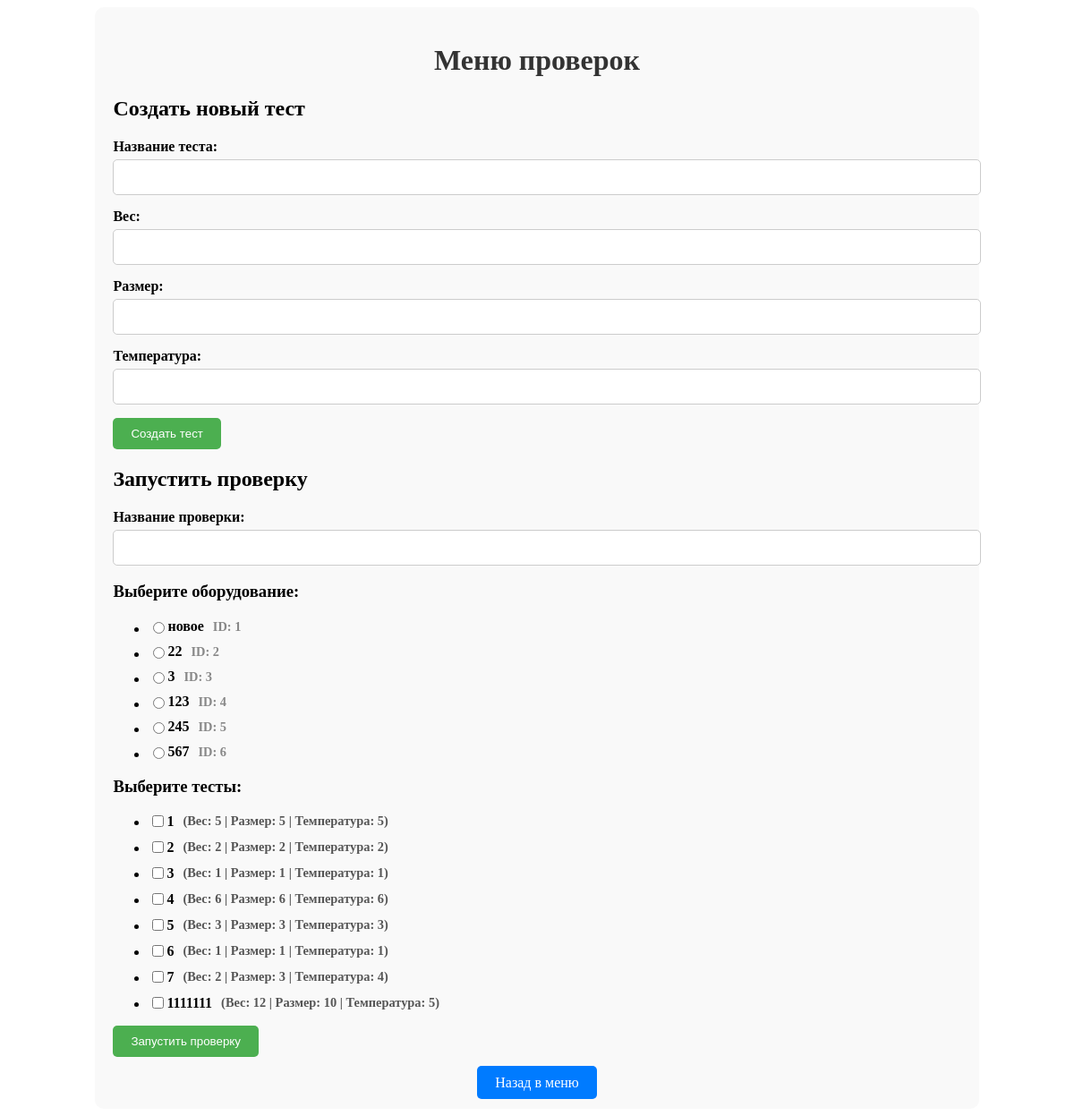
The app's page /check_menu/28 (signed in) with its own data.
### tables this page shows
CREATE TABLE equipment (
        id INTEGER PRIMARY KEY AUTOINCREMENT,
        name TEXT,
        weight INTEGER,
        size INTEGER,
        temperature INTEGER,
        condition BOOLEAN
    );

CREATE TABLE tests (
        id INTEGER PRIMARY KEY AUTOINCREMENT,
        name TEXT,
        weight INTEGER,
        size INTEGER,
        temperature INTEGER
    );

### app/routes.py (the view, shortened to what this page needs)
@routes.route('/check_menu/<user_id>', methods=['GET', 'POST'])
def check_menu(user_id):
    if 'user_id' not in session or session['user_id'] != int(user_id):
        flash("Пожалуйста, войдите, чтобы получить доступ к проверкам.")
        return redirect(url_for('routes.authenticate'))
    all_tests = Test.load_all()
    all_equipment = Equipment.load_all()
    results = []
    check_controller = CheckController(user_id=user_id)
    return render_template(
        'check_menu.html',
        user_id=user_id,
        tests=all_tests,
        equipment=all_equipment,
        results=results
    )

### app/models/equipment.py (called while the page is built)
    @classmethod
    def load_all(cls):
        conn = sqlite3.connect(DATABASE_PATH)
        cursor = conn.cursor()
        cursor.execute("""
            SELECT id, name, weight, size, temperature, condition
            FROM equipment
        """)
        results = cursor.fetchall()
        conn.close()
        equipment_list = []
        for result in results:
            id, name, weight, size, temperature, condition = result
            equipment = cls(name, weight, size, temperature, bool(condition), id=id)
            equipment_list.append(equipment)
        return equipment_list

### app/models/test.py (called while the page is built)
    @staticmethod
    def load_all():
        conn = sqlite3.connect("db.sqlite3")
        cursor = conn.cursor()
        cursor.execute("SELECT id, name, weight, size, temperature FROM tests")
        rows = cursor.fetchall()
        conn.close()
        return [Test(id=row[0], name=row[1], weight=row[2], size=row[3], temperature=row[4]) for row in rows]

### app/models/user.py (called while the page is built)
    @staticmethod
    def get_by_id(user_id):
        with connect_db() as conn:
            cursor = conn.cursor()
            cursor.execute('''
                SELECT id, username, role, login, password, birthdate, avatar
                FROM users WHERE id = ?
            ''', (user_id,))
            user_data = cursor.fetchone()
            if user_data:
                return User(
                    id=user_data[0],
                    username=user_data[1],
                    role=user_data[2],
                    login=user_data[3],
                    password=user_data[4],
                    birthdate=user_data[5],
                    avatar=user_data[6]
                )
            return None

### utils/database.py (called while the page is built)
def connect_db():
    return sqlite3.connect(DATABASE_PATH)

### app/templates/check_menu.html (shortened to what this page needs)
<!DOCTYPE html>
<html lang="ru">
<head>
    <link rel="stylesheet" href="{{ url_for('static', filename='check_menu.css') }}">
</head>
<body>
    <div class="container">
        <header class="header">
            <h1>Меню проверок</h1>
        </header>
        <div class="content">
            <section class="create-test-section">
                <h2>Создать новый тест</h2>
                <form method="POST" class="create-test-form">
                    <div class="form-group">
                        <label for="test_name">Название теста:</label>
                        <input type="text" id="test_name" name="test_name" required>
                    </div>
                    <div class="form-group">
                        <label for="weight">Вес:</label>
                        <input type="number" id="weight" name="weight" required>
                    </div>
                    <div class="form-group">
                        <label for="size">Размер:</label>
                        <input type="number" id="size" name="size" required>
                    </div>
                    <div class="form-group">
                        <label for="temperature">Температура:</label>
                        <input type="number" id="temperature" name="temperature" required>
                    </div>
                    <button type="submit" class="submit-btn">Создать тест</button>
                </form>
            </section>
            <section class="run-check-section">
                <h2>Запустить проверку</h2>
                <form method="POST" class="run-check-form">
                    <div class="form-group">
                        <label for="check_name">Название проверки:</label>
                        <input type="text" id="check_name" name="check_name" required>
                    </div>
                    <h3>Выберите оборудование:</h3>
                    <div class="equipment-list">
                        <ul>
                            {% for equipment in equipment %}
                            <li class="equipment-item">
                                <label>
                                    <input type="radio" name="equipment_id" value="{{ equipment.id }}">
                                    <span class="equipment-name">{{ equipment.name }}</span>
                                    <span class="equipment-id">ID: {{ equipment.id }}</span>
                                </label>
                            </li>
                            {% endfor %}
                        </ul>
                    </div>
                    <h3>Выберите тесты:</h3>
                    <div class="test-list">
                        <ul>
                            {% for test in tests %}
                            <li class="test-item">
                                <label>
                                    <input type="checkbox" name="test_ids" value="{{ test.id }}">
                                    <span class="test-name">{{ test.name }}</span>
                                    <span class="test-details">(Вес: {{ test.weight }} | Размер: {{ test.size }} | Температура: {{ test.temperature }})</span>
                                </label>
                            </li>
                            {% endfor %}
                        </ul>
                    </div>
                    <button type="submit" class="submit-btn">Запустить проверку</button>
                </form>
            </section>
        </div>
        <footer class="footer">
            <a href="{{ url_for('routes.main_menu', user_id=user_id) }}" class="back-btn">Назад в меню</a>
        </footer>
    </div>
</body>
</html>

### app/static/check_menu.css (style rules this page uses)
.container { width: 80%; margin: 0 auto; padding: 20px; background-color: #f9f9f9; border-radius: 10px; }
.header { text-align: center; margin-bottom: 20px; }
h1 { font-size: 2rem; color: #333; }
.form-group { margin-bottom: 15px; }
label { display: block; font-weight: bold; margin-bottom: 5px; }
input[type="text"], input[type="number"] { width: 100%; padding: 10px; border-radius: 5px; border: 1px solid #ccc; font-size: 1rem; }
.submit-btn { padding: 10px 20px; background-color: #4CAF50; color: white; border: none; border-radius: 5px; cursor: pointer; }
.equipment-list, .test-list { list-style-type: none; padding: 0; }
.equipment-item, .test-item { margin: 10px 0; }
.equipment-item label, .test-item label { display: flex; align-items: center; }
.equipment-name, .test-name { font-weight: bold; margin-right: 10px; }
.equipment-id { font-size: 0.9rem; color: #888; }
.test-details { font-size: 0.9rem; color: #555; }
footer { text-align: center; margin-top: 20px; }
.back-btn { text-decoration: none; padding: 10px 20px; background-color: #007bff; color: white; border-radius: 5px; }

### records on screen
equipment: name "новое", id "1"
equipment: name "22", id "2"
equipment: name "123", id "4"
equipment: name "245", id "5"
equipment: name "567", id "6"
tests: name "5", weight "3", size "3", temperature "3"
tests: name "7", weight "2", size "3", temperature "4"
tests: name "1111111", weight "12", size "10", temperature "5"

### other values on screen
{{ equipment.name }} "3"
{{ equipment.id }} "3"
{{ test.name }} "1" "2" "3" "4" "6"
{{ test.weight }} "5" "2" "1" "6" "1"
{{ test.size }} "5" "2" "1" "6" "1"
{{ test.temperature }} "5" "2" "1" "6" "1"
